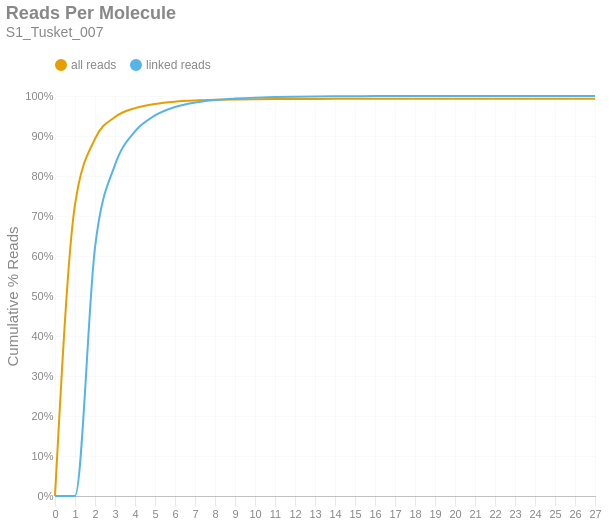

The notebook cell this image was saved under:
### Markdown cell above
### Reads per Molecule
This chart shows the cumulative distribution of the number of reads per linked molecule. That is, how many alignments are associated with a unique molecule. This excludes the number of reads associated with invalid or absent linked-read barcodes. The `linked` histogram is the percentages recalculated when disregarding singletons.

### Code cell
if SKIPLR:
    print_html(f"Skipped")
else:
    counts = np.bincount(valids['reads'].cast(pl.Int64).to_numpy())
    weighted = counts * np.arange(len(counts))
    all_perc = weighted / n_reads
    linked_perc = weighted / n_linked_reads
    linked_perc[1] = 0
    binned_df = pl.DataFrame({
        'readsper': list(range(len(counts))),
        'all reads (cumsum)': np.cumsum(all_perc).tolist(),
        'linked reads (cumsum)': np.cumsum(linked_perc).tolist(),
    })

    with SafeRender(binned_df):
        (
            density_plot(binned_df, 'Reads Per Molecule', samplename, 'readspmol')
            .encode(
                x=alt.X('readsper:O', title=None).axis(labelAngle=0).scale(padding=0),
                y=alt.Y('value:Q', title='Cumulative % Reads').axis(format='%').stack(False),
                color=alt.Color("key:N").scale(domain=["all reads", "linked reads"]),
                tooltip=[
                    alt.Tooltip("key:N", title="Data Type"),
                    alt.Tooltip("readsper:O", title="Reads Per Molecule"),
                    alt.Tooltip("value:Q", format=".2%", title="% Reads (Cum.)")
                ]            
            )
        ).display()

### Figure 1 — Vega-Lite specification as saved in the notebook (floating-point values rounded to 4 significant figures)
{"width": "container", "height": 400, "config": {"title": {"anchor": "start", "dy": -15, "fontSize": 18, "color": "#888888", "subtitleColor": "#888888", "subtitleFontSize": 14}, "arc": {"fill": "#0072B2"}, "axis": {"domainColor": "#888888", "domainWidth": 0.5, "gridWidth": 0.2, "grid": false, "titleFontWeight": 400, "titleFontSize": 15, "labelFontSize": 11, "labelColor": "#888888", "tickColor": "#888888", "tickWidth": 0.2, "titleColor": "#888888"}, "axisBand": {"grid": false}, "axisX": {"grid": true, "tickSize": 10, "domainCap": "round"}, "axisY": {"domain": false, "grid": true, "tickSize": 0, "domainCap": "round"}, "background": "transparent", "header": {"labelFontSize": 15, "labelColor": "#888888", "titleFontSize": 15, "titleFontWeight": 600, "titleColor": "#888888"}, "legend": {"labelFont": "sans-serif", "labelFontSize": 12, "labelColor": "#888888", "symbolSize": 100, "symbolType": "circle", "titleFontSize": 12, "titlePadding": 10, "titleColor": "#888888", "title": null, "orient": "top"}, "range": {"category": ["#E69F00", "#56B4E9", "#009E73", "#F0E442", "#0072B2", "#D55E00", "#CC79A7", "#000000"], "diverging": ["#cfe8f3", "#a2d4ec", "#73bfe2", "#46abdb", "#1696d2", "#12719e"]}, "area": {"fill": "#0072B2", "fillOpacity": 0.7, "line": true, "strokeOpacity": 0.7}, "line": {"color": "#0072B2", "stroke": "#0072B2", "strokeWidth": 2}, "trail": {"color": "#0072B2", "stroke": "#0072B2", "strokeWidth": 0, "size": 1}, "point": {"filled": true, "fillOpacity": 1.0, "size": 95}, "text": {"color": "#888888", "fontSize": 11, "align": "right", "fontWeight": 400, "size": 11}, "bar": {"fill": "#0072B2", "stroke": null}, "view": {"stroke": null, "continuousWidth": 660, "continuousHeight": 400}}, "data": {"name": "data-e6ca0a4f55d01217c04a7d89f7d9ec53"}, "mark": {"type": "line", "interpolate": "monotone", "point": {"opacity": 0, "size": 275}}, "encoding": {"color": {"field": "key", "scale": {"domain": ["all reads", "linked reads"]}, "type": "nominal"}, "tooltip": [{"field": "key", "title": "Data Type", "type": "nominal"}, {"field": "readsper", "title": "Reads Per Molecule", "type": "ordinal"}, {"field": "value", "format": ".2%", "title": "% Reads (Cum.)", "type": "quantitative"}], "x": {"axis": {"labelAngle": 0}, "field": "readsper", "scale": {"padding": 0}, "title": null, "type": "ordinal"}, "y": {"axis": {"format": "%"}, "field": "value", "stack": false, "title": "Cumulative % Reads", "type": "quantitative"}}, "params": [{"name": "param_c36ac31b6afebe62", "select": {"type": "point", "fields": ["key"]}, "bind": "legend"}], "title": {"text": "Reads Per Molecule", "subtitle": "S1_Tusket_007"}, "transform": [{"fold": ["all reads (cumsum)", "linked reads (cumsum)"]}, {"calculate": "replace(datum.key, ' (cumsum)', '')", "as": "key"}, {"filter": {"param": "param_c36ac31b6afebe62"}}], "usermeta": {"embedOptions": {"downloadFileName": "S1_Tusket_007.readspmol"}}, "$schema": "https://vega.github.io/schema/vega-lite/v6.1.0.json", "datasets": {"data-e6ca0a4f55d01217c04a7d89f7d9ec53": [{"readsper": 0, "all reads (cumsum)": 0.0, "linked reads (cumsum)": 0.0}, {"readsper": 1, "all reads (cumsum)": 0.7283, "linked reads (cumsum)": 0.0}, {"readsper": 2, "all reads (cumsum)": 0.8927, "linked reads (cumsum)": 0.6212}, {"readsper": 3, "all reads (cumsum)": 0.9475, "linked reads (cumsum)": 0.8278}, {"readsper": 4, "all reads (cumsum)": 0.9697, "linked reads (cumsum)": 0.9117}, {"readsper": 5, "all reads (cumsum)": 0.9802, "linked reads (cumsum)": 0.9514}, {"readsper": 6, "all reads (cumsum)": 0.9857, "linked reads (cumsum)": 0.9724}, {"readsper": 7, "all reads (cumsum)": 0.9887, "linked reads (cumsum)": 0.9835}, {"readsper": 8, "all reads (cumsum)": 0.9904, "linked reads (cumsum)": 0.99}, {"readsper": 9, "all reads (cumsum)": 0.9913, "linked reads (cumsum)": 0.9936}, {"readsper": 10, "all reads (cumsum)": 0.992, "linked reads (cumsum)": 0.9959}, {"readsper": 11, "all reads (cumsum)": 0.9924, "linked reads (cumsum)": 0.9974}, {"readsper": 12, "all reads (cumsum)": 0.9926, "linked reads (cumsum)": 0.9983}, {"readsper": 13, "all reads (cumsum)": 0.9928, "linked reads (cumsum)": 0.999}, {"readsper": 14, "all reads (cumsum)": 0.9929, "linked reads (cumsum)": 0.9993}, {"readsper": 15, "all reads (cumsum)": 0.9929, "linked reads (cumsum)": 0.9995}, {"readsper": 16, "all reads (cumsum)": 0.993, "linked reads (cumsum)": 0.9997}, {"readsper": 17, "all reads (cumsum)": 0.993, "linked reads (cumsum)": 0.9998}, {"readsper": 18, "all reads (cumsum)": 0.993, "linked reads (cumsum)": 0.9998}, {"readsper": 19, "all reads (cumsum)": 0.993, "linked reads (cumsum)": 0.9999}, {"readsper": 20, "all reads (cumsum)": 0.993, "linked reads (cumsum)": 0.9999}, {"readsper": 21, "all reads (cumsum)": 0.993, "linked reads (cumsum)": 1.0}, {"readsper": 22, "all reads (cumsum)": 0.993, "linked reads (cumsum)": 1.0}, {"readsper": 23, "all reads (cumsum)": 0.993, "linked reads (cumsum)": 1.0}, {"readsper": 24, "all reads (cumsum)": 0.993, "linked reads (cumsum)": 1.0}, {"readsper": 25, "all reads (cumsum)": 0.993, "linked reads (cumsum)": 1.0}, {"readsper": 26, "all reads (cumsum)": 0.993, "linked reads (cumsum)": 1.0}, {"readsper": 27, "all reads (cumsum)": 0.9931, "linked reads (cumsum)": 1.0}]}}
